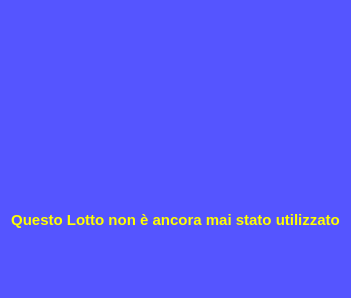
<?xml version="1.0" encoding="UTF-8"?>
<ui version="4.0">
 <class>NoUse</class>
 <widget class="QWidget" name="NoUse">
  <property name="geometry">
   <rect>
    <x>0</x>
    <y>0</y>
    <width>349</width>
    <height>298</height>
   </rect>
  </property>
  <property name="windowTitle">
   <string>Form</string>
  </property>
  <property name="styleSheet">
   <string notr="true">background-color: rgb(85, 85, 255);</string>
  </property>
  <layout class="QVBoxLayout" name="verticalLayout">
   <property name="spacing">
    <number>0</number>
   </property>
   <property name="bottomMargin">
    <number>9</number>
   </property>
   <item>
    <widget class="QLabel" name="label_2">
     <property name="autoFillBackground">
      <bool>false</bool>
     </property>
     <property name="text">
      <string/>
     </property>
     <property name="pixmap">
      <pixmap>Resources/palet-03-icon.png</pixmap>
     </property>
     <property name="scaledContents">
      <bool>false</bool>
     </property>
     <property name="alignment">
      <set>Qt::AlignCenter</set>
     </property>
    </widget>
   </item>
   <item>
    <widget class="QLabel" name="label">
     <property name="font">
      <font>
       <pointsize>11</pointsize>
       <bold>true</bold>
      </font>
     </property>
     <property name="autoFillBackground">
      <bool>false</bool>
     </property>
     <property name="styleSheet">
      <string notr="true">color: rgb(255, 255, 0);</string>
     </property>
     <property name="text">
      <string>Questo Lotto non è ancora mai stato utilizzato</string>
     </property>
     <property name="alignment">
      <set>Qt::AlignCenter</set>
     </property>
    </widget>
   </item>
  </layout>
 </widget>
 <resources/>
 <connections/>
</ui>
